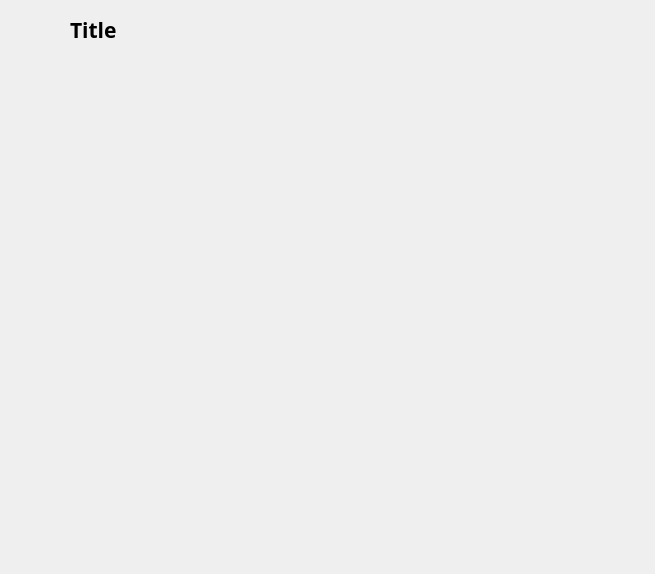
<?xml version="1.0" encoding="UTF-8"?>
<ui version="4.0">
 <class>subWindow2</class>
 <widget class="QWidget" name="subWindow2">
  <property name="geometry">
   <rect>
    <x>0</x>
    <y>0</y>
    <width>655</width>
    <height>574</height>
   </rect>
  </property>
  <property name="windowTitle">
   <string>Form</string>
  </property>
  <widget class="QLabel" name="title">
   <property name="geometry">
    <rect>
     <x>70</x>
     <y>10</y>
     <width>481</width>
     <height>41</height>
    </rect>
   </property>
   <property name="font">
    <font>
     <family>標楷體</family>
     <pointsize>16</pointsize>
    </font>
   </property>
   <property name="text">
    <string>&lt;html&gt;&lt;head/&gt;&lt;body&gt;&lt;p&gt;&lt;span style=&quot; font-weight:600;&quot;&gt;Title&lt;/span&gt;&lt;/p&gt;&lt;/body&gt;&lt;/html&gt;</string>
   </property>
   <property name="alignment">
    <set>Qt::AlignLeading|Qt::AlignLeft|Qt::AlignVCenter</set>
   </property>
  </widget>
  <widget class="QWidget" name="widget" native="true">
   <property name="geometry">
    <rect>
     <x>30</x>
     <y>50</y>
     <width>601</width>
     <height>501</height>
    </rect>
   </property>
  </widget>
 </widget>
 <resources/>
 <connections/>
</ui>
